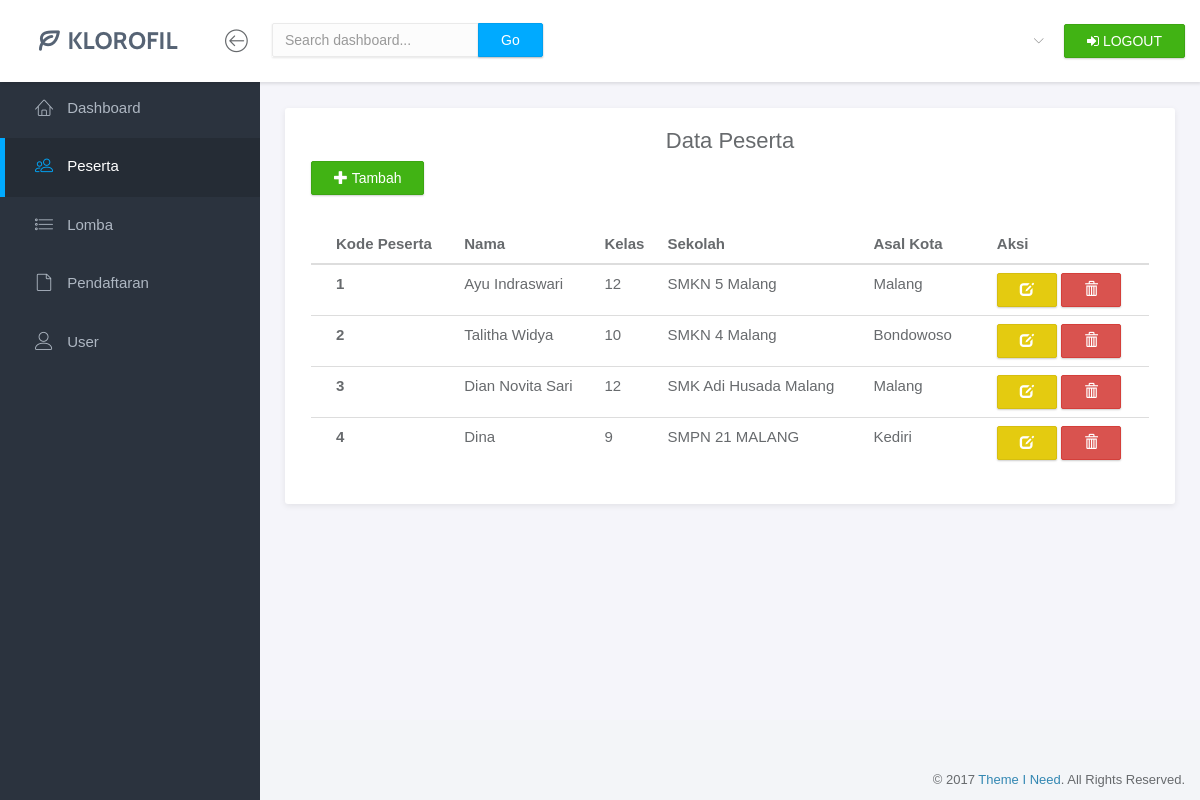
Page /index.php/peserta on the committed database.
### tables this page shows
CREATE TABLE `peserta` (
  `kode_peserta` int(10) NOT NULL,
  `nama` varchar(30) NOT NULL,
  `kelas` varchar(10) NOT NULL,
  `sekolah` varchar(30) NOT NULL,
  `asal_kota` varchar(30) NOT NULL
);

### application/controllers/Peserta.php (called while the page is built, shortened)
<?php
class Peserta extends CI_Controller{
	function __construct(){
		$this->load->model('Peserta_model');
	}
	public function index(){
		$data['peserta'] = $this->Peserta_model->tampilPeserta();
		$this->load->view('peserta_view.php', $data);
	}
}
?>

### index.php (called while the page is built, shortened)
<?php
require_once BASEPATH.'core/CodeIgniter.php';

### application/models/Peserta_model.php (called while the page is built, shortened)
<?php
class Peserta_model extends CI_Model{
	public function tampilPeserta(){
		$query = $this->db->get('peserta');
		return $query->result();
	}
	}
?>

### application/views/peserta_view.php (the view, shortened to what this page needs)
<!doctype html>
<html lang="en">
<head>
	<link rel="stylesheet" href="<?php echo base_url();?>assets/vendor/bootstrap/css/bootstrap.min.css">
	<link rel="stylesheet" href="<?php echo base_url();?>assets/vendor/font-awesome/css/font-awesome.min.css">
	<link rel="stylesheet" href="<?php echo base_url();?>assets/vendor/linearicons/style.css">
	<link rel="stylesheet" href="<?php echo base_url();?>assets/vendor/chartist/css/chartist-custom.css">
	<link rel="stylesheet" href="<?php echo base_url();?>assets/css/main.css">
	<link rel="stylesheet" href="<?php echo base_url();?>assets/css/demo.css">
</head>
<body>
	<div id="wrapper">
		<nav class="navbar navbar-default navbar-fixed-top">
			<div class="brand">
				<img src="<?php base_url();?>../assets/img/logo-dark.png" alt="Klorofil Logo" class="img-responsive logo">
			</div>
			<div class="container-fluid">
				<div class="navbar-btn">
					<button type="button" class="btn-toggle-fullwidth"><i class="lnr lnr-arrow-left-circle"></i></button>
				</div>
				<form class="navbar-form navbar-left">
					<div class="input-group">
						<input type="text" value="" class="form-control" placeholder="Search dashboard...">
						<span class="input-group-btn"><button type="button" class="btn btn-primary">Go</button></span>
					</div>
				</form>
				<div class="navbar-btn navbar-btn-right">
					<a class="btn btn-success update-pro" href="<?php echo base_url();?>index.php/Logout/"><i class="fa fa-sign-in"></i><span> LOGOUT</span></a>
				</div>
				<div id="navbar-menu">
					<ul class="nav navbar-nav navbar-right">
						<li class="dropdown">
							<a href="<?php echo base_url();?>#" class="dropdown-toggle" data-toggle="dropdown"> <span><?php echo $this->session->userdata('nama_user'); ?></span> <i class="icon-submenu lnr lnr-chevron-down"></i></a>
						</li>
					</ul>
				</div>
			</div>
		</nav>
		<div id="sidebar-nav" class="sidebar">
			<div class="sidebar-scroll">
				<nav>
					<ul class="nav">
						<li><a href="<?php echo base_url();?>index.php/Template" class=""><i class="lnr lnr-home"></i> <span>Dashboard</span></a></li>
						<li><a href="<?php echo base_url();?>index.php/Peserta" class="active"><i class="lnr lnr-users"></i> <span>Peserta</span></a></li>
						<li><a href="<?php echo base_url();?>index.php/Lomba" class=""><i class="lnr lnr-list"></i> <span>Lomba</span></a></li>
						<li><a href="<?php echo base_url();?>index.php/Pendaftaran" class=""><i class="lnr lnr-file-empty"></i> <span>Pendaftaran</span></a></li>
						<li><a href="<?php echo base_url();?>index.php/User" class=""><i class="lnr lnr-user"></i> <span>User</span></a></li>
					</ul>
				</nav>
			</div>
		</div>
		<div class="main">
			<div class="main-content">
				<div class="container-fluid">
					<div class="panel panel-headline">
						<div class="panel-heading">
							<h3 class="panel-title" align="center">Data Peserta</h3>
					        <a href="<?php echo base_url();?>index.php/Peserta/tambah" class="btn btn-success"><span class="glyphicon glyphicon-plus"></span> Tambah</a>
						</div>
						<div class="panel-body">
							<div class="row">
								<div class="col-md-12">
									<table class="table table-hover">
					                  <thead>
					                    <tr>
					                      <th scope="col">Kode Peserta</th>
					                      <th scope="col">Nama</th>
					                      <th scope="col">Kelas</th>
					                      <th scope="col">Sekolah</th>
					                      <th scope="col">Asal Kota</th>
					                      <th scope="col">Aksi</th>
					                    </tr>
					                  </thead>
					                  <tbody>
					                    <?php
					                      foreach ($peserta as $pst) {
					                      ?>
					                    <tr>
					                      <th scope="row"><?php echo $pst->kode_peserta; ?></th>
					                      <td><?php echo $pst->nama; ?></td>
					                      <td><?php echo $pst->kelas; ?></td>
					                      <td><?php echo $pst->sekolah; ?></td>
					                      <td><?php echo $pst->asal_kota; ?></td>
					                      <td>
					                        <a href="<?php echo base_url();?>index.php/Peserta/ubah/<?php echo $pst->kode_peserta;?>" class="btn btn-warning"><span class="glyphicon glyphicon-edit"></span></a>
					                        <a href="<?php echo base_url();?>index.php/Peserta/hapus/<?php echo $pst->kode_peserta;?>" onclick="return confirm('Apakah anda yakin?')" class="btn btn-danger">
					                        <span class="glyphicon glyphicon-trash"></span></a>
					                      </td>
					                    </tr>
					                    <?php
					                      }
					                     ?>
					                  </tbody>
					                </table>
								</div>
							</div>
						</div>
					</div>
					</div>
				</div>
			</div>
		</div>
		<footer>
			<div class="container-fluid">
				<p class="copyright">&copy; 2017 <a href="<?php echo base_url();?>https://www.themeineed.com" target="_blank">Theme I Need</a>. All Rights Reserved.</p>
			</div>
		</footer>
</body>
</html>

### rows in the picture
peserta: kode_peserta "1", nama "Ayu Indraswari", kelas "12", sekolah "SMKN 5 Malang", asal_kota "Malang"
peserta: kode_peserta "2", nama "Talitha Widya", kelas "10", sekolah "SMKN 4 Malang", asal_kota "Bondowoso"
peserta: kode_peserta "3", nama "Dian Novita Sari", kelas "12", sekolah "SMK Adi Husada Malang", asal_kota "Malang"
peserta: kode_peserta "4", nama "Dina", kelas "9", sekolah "SMPN 21 MALANG", asal_kota "Kediri"
